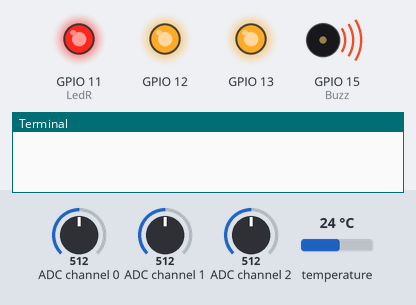
The program below on a simulated Raspberry Pi (BCM pin numbers). On the bench: output pins drawn as LEDs (lit = HIGH), buzzer (waves = sounding, pin HIGH), the last lines printed to the terminal. The inputs (shaded band) are chosen by the test bench; at power-on: ADC channel 0 = 512, ADC channel 1 = 512, ADC channel 2 = 512, temperature 24 °C (analog values on the 0–1023 scale).

Above: at 0.3 s.
At 1.5 s:
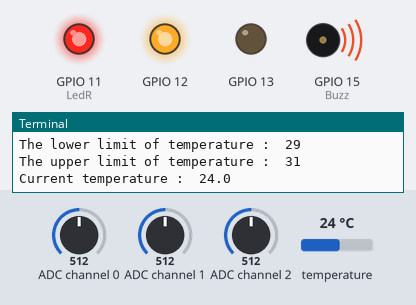
At 3.0 s:
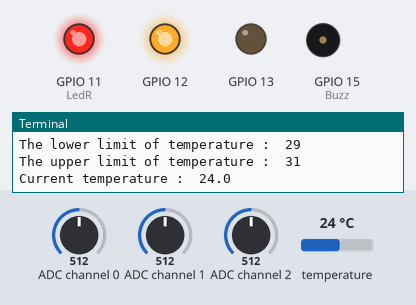
Timing chart, 0 to 4.3 s (numbered marks = the images above):
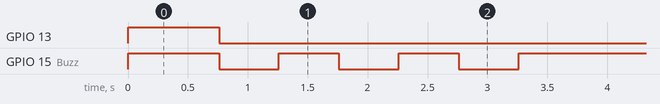

Measured:
- by itself, GPIO 13: HIGH → LOW at 0.76 s
- by itself, GPIO 15 (Buzz): repeats every 3.8 s: 2 × (HIGH 0.50 s, LOW 0.50 s), HIGH 1.3 s, LOW 0.50 s
- by itself, everything shown: repeats every 3.8 s, in 6 steps

The program:

35_temp_monitor.py
```python
import RPi.GPIO as  GPIO
import importlib
import time
import sys

# BOARD pin numbering
LedR	=	11
LedG	=	12
LedB	=	13
Buzz	=	15

#ds18b20 = '28-031467805fff'
#location = '/sys/bus/w1/devices/' + ds18b20 + '/w1_slave'

joystick	=	importlib.import_module('15_joystick_PS2')
ds18b20		=	importlib.import_module('26_ds18b20')
beep		=	importlib.import_module('10_active_buzzer')
rgb			=	importlib.import_module('02_rgb_led')

joystick.setup()
ds18b20.setup()
beep.setup(Buzz)
rgb.setup(LedR, LedG, LedB)

color = {'Red':0xFF0000, 'Green':0x00FF00, 'Blue':0x0000FF}

def setup():
	global lowl, highl
	lowl = 29
	highl = 31

def edge():
	global lowl, highl
	temp = joystick.direction()
	if temp == 'Pressed':
		destroy()
		quit()
	if temp == 'up' and lowl < highl-1:
		highl += 1
	if temp == 'down' and lowl >= -5:
		highl -= 1
	if temp == 'right' and highl <= 125:
		lowl += 1
	if temp == 'left' and lowl < highl-1:
		lowl -= 1

def loop():
	while True:
		edge()
		temp = ds18b20.read()
		print 'The lower limit of temperature : ', lowl
		print 'The upper limit of temperature : ', highl
		print 'Current temperature : ', temp
		if float(temp) < float(lowl):
			rgb.setColor(color['Blue'])
			for i in range(0, 3):
				beep.beep(0.5)
		if temp >= float(lowl) and temp < float(highl):
			rgb.setColor(color['Green'])
		if temp >= float(highl):
			rgb.setColor(color['Red'])
			for i in range(0, 3):
				beep.beep(0.1)

def destroy():
	beep.destroy()
	joystick.destroy()
	ds18b20.destroy()
	rgb.destroy()
	GPIO.cleanup()

if __name__ == "__main__":
	try:
		setup()
		loop()
	except KeyboardInterrupt:
		destroy()
```
